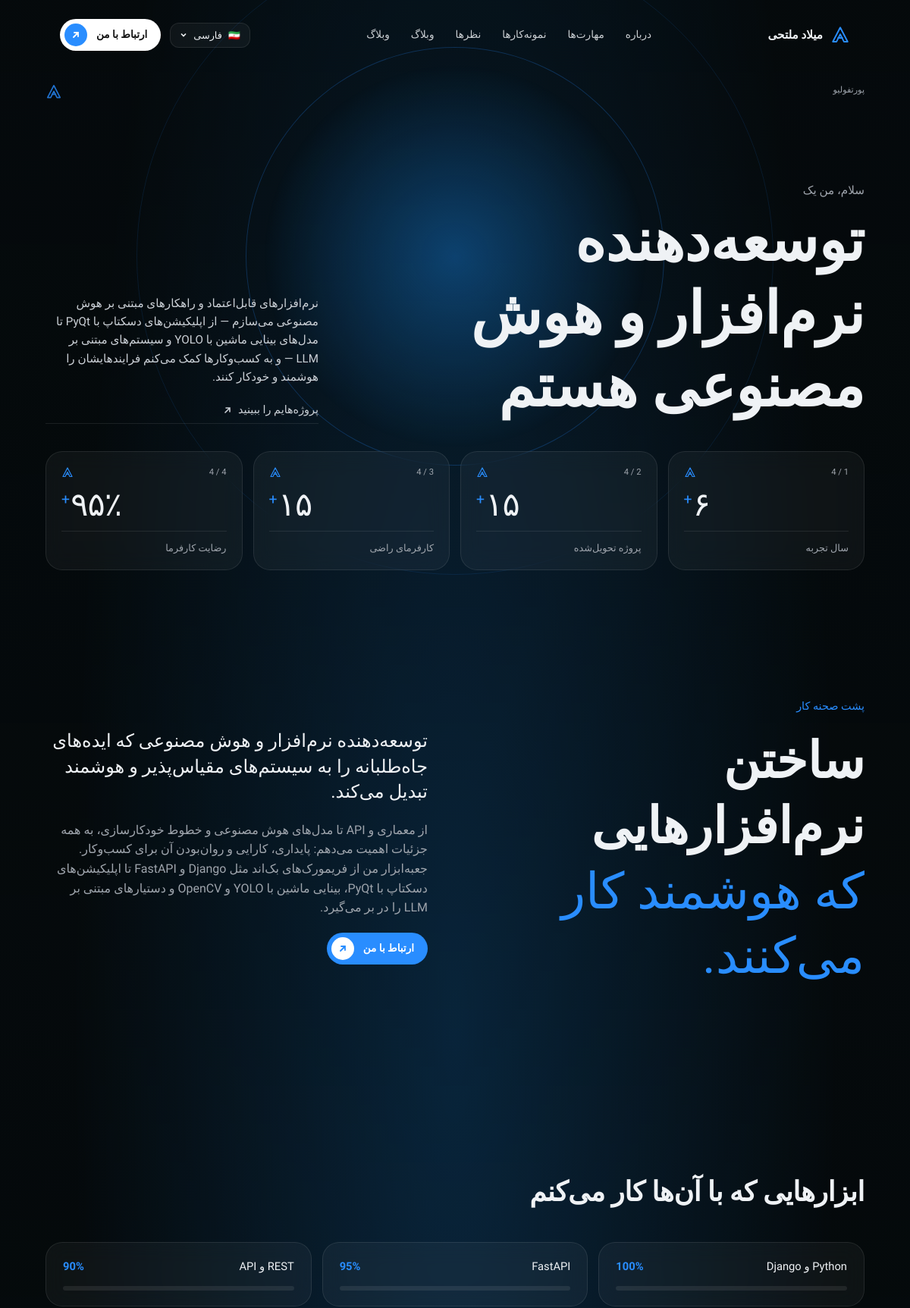
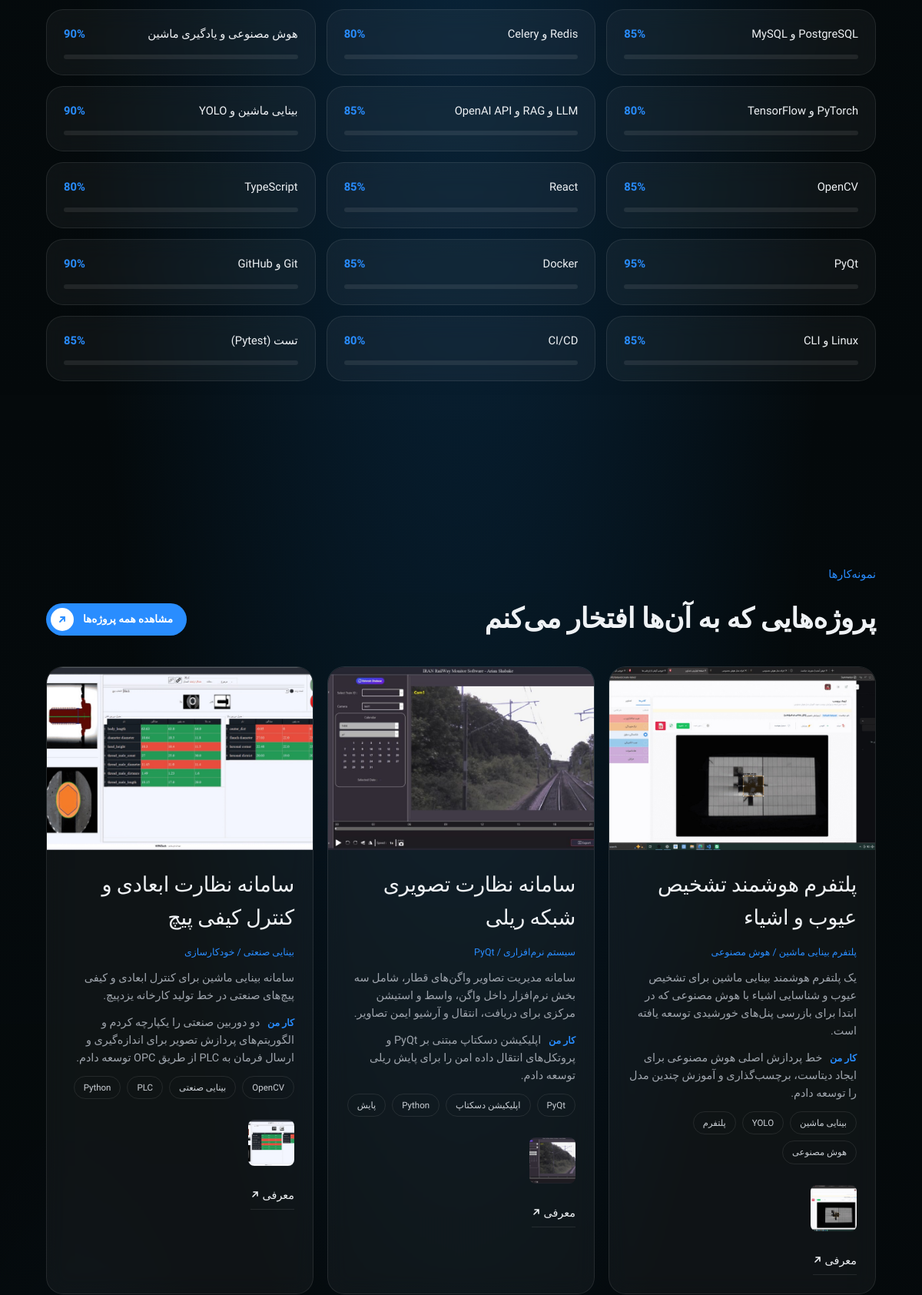
The app's page /fa/ (upper part) with its own data (2 pictures, top to bottom).
### portfolio/models.py (models this page shows, shortened)
class Bilingual(models.Model):
    class Meta:
        abstract = True
    def tr(self, name, lang):
        other = "en" if lang == "fa" else "fa"
        return getattr(self, f"{name}_{lang}") or getattr(self, f"{name}_{other}")

class Project(Bilingual):
    slug = models.SlugField("اسلاگ (آدرس)", unique=True)
    order = models.PositiveIntegerField("ترتیب", default=0)
    published = models.BooleanField("منتشر شده", default=True)
    image = models.ImageField("تصویر شاخص", upload_to="projects/", blank=True)
    link = models.URLField("لینک پروژه", blank=True)
    title_en = models.CharField("Title (EN)", max_length=120)
    title_fa = models.CharField("عنوان (فارسی)", max_length=120, blank=True)
    kind_en = models.CharField("Type (EN)", max_length=160, blank=True)
    kind_fa = models.CharField("نوع (فارسی)", max_length=160, blank=True)
    desc_en = models.TextField("Short description (EN)")
    desc_fa = models.TextField("توضیح کوتاه (فارسی)", blank=True)
    did_en = models.TextField("What I did (EN)", blank=True)
    did_fa = models.TextField("کار من (فارسی)", blank=True)
    body_en = models.TextField("Case study (EN)", blank=True, help_text="هر پاراگراف را با یک خط خالی جدا کنید")
    body_fa = models.TextField("شرح کامل (فارسی)", blank=True, help_text="هر پاراگراف را با یک خط خالی جدا کنید")
    tags_en = models.CharField("Tags (EN)", max_length=200, blank=True, help_text="با ویرگول جدا کنید")
    tags_fa = models.CharField("تگ‌ها (فارسی)", max_length=200, blank=True, help_text="با ویرگول فارسی یا انگلیسی جدا کنید")
    class Meta:
        ordering = ["order", "id"]
        verbose_name = "پروژه"
        verbose_name_plural = "پروژه‌ها"
    def tag_list(self, lang):
        raw = self.tr("tags", lang).replace("،", ",")
        return [t.strip() for t in raw.split(",") if t.strip()]

### portfolio/views.py (the view)
# urls.py: path("<str:lang>/", views.home, name="home"),
def home(request, lang):
    lang = _lang(lang)
    projects = [_project_card(p, lang, i) for i, p in enumerate(Project.objects.filter(published=True))]
    posts = [_post_card(p, lang) for p in Post.objects.filter(published=True)[:3]]
    return render(request, "portfolio/index.html",
                  _ctx(request, lang, "portfolio:home", projects=projects, posts=posts))

### portfolio/context_processors.py (called while the page is built)
def theme(request):
    return {"theme": getattr(settings, "SITE_THEME", "")}

### portfolio/views.py (called while the page is built)
def _lang(lang):
    if lang not in CONTENT:
        raise Http404
    return lang

def _ctx(request, lang, url_name, **kw):
    request.session["lang"] = lang
    return {
        "c": CONTENT[lang],
        "lang": lang,
        "dir": "rtl" if lang == "fa" else "ltr",
        "url_en": reverse(url_name, kwargs={**kw.get("kwargs", {}), "lang": "en"}),
        "url_fa": reverse(url_name, kwargs={**kw.get("kwargs", {}), "lang": "fa"}),
        **{k: v for k, v in kw.items() if k != "kwargs"},
    }

def _project_card(p, lang, i=0):
    main_image = p.image.url if p.image else None
    gallery_images = []
    for img in p.images.all():
        gallery_images.append({
            "url": img.image.url,
            "alt": img.alt_text_fa if lang == "fa" else img.alt_text_en
        })
    if not main_image and gallery_images:
        main_image = gallery_images[0]["url"]
    return {
        "title": p.tr("title", lang),
        "kind": p.tr("kind", lang),
        "desc": p.tr("desc", lang),
        "image": p.image.url if p.image else None,
        "did": p.tr("did", lang),
        "tags": p.tag_list(lang),
        "url": reverse("portfolio:project", args=[lang, p.slug]),
        "link": p.link,
        "image": main_image,
        "gallery": gallery_images,  # <--- لیست عکس‌ها اضافه شد
        "shade": i % 3 + 1,
    }

def _post_card(p, lang):
    return {
        "title": p.tr("title", lang),
        "excerpt": p.tr("excerpt", lang),
        "image": p.image.url if p.image else "",
        "date": p.created_at,
        "url": reverse("portfolio:post", args=[lang, p.slug]),
    }

### portfolio/templates/portfolio/index.html (shortened to what this page needs)
{% extends "portfolio/base.html" %}
{% load static %}
{% block content %}
<div class="bg-stage" aria-hidden="true">
  <div class="bg-layer" data-key="hero"    data-pos="center" style="--o:1">
    <img src="{% static 'portfolio/img/profile.png' %}" alt="" decoding="async"></div>
</div>
<main id="top">
<section class="hero" data-bg="hero">
  <p class="eyebrow tl">{{ c.hero.eyebrow }}</p>
  <span class="hero-mark">{% include "portfolio/_logo.html" with s=22 %}</span>
  <div class="portrait">
    <div class="ring r1"></div><div class="ring r2"></div>
  </div>
  <div class="hero-grid">
    <h1 class="hero-title">
      <small>{{ c.hero.hey }}</small>
      <span class="solid">{{ c.hero.line2 }}</span>
    </h1>
    <div class="hero-side">
      <p>{{ c.hero.text }}</p>
      <a href="#work" class="ulink">{{ c.hero.link }}
        <svg width="12" height="12" viewBox="0 0 12 12" fill="none" stroke="currentColor" stroke-width="1.6" stroke-linecap="round"><path d="M3 9 9 3M4 3h5v5"/></svg>
      </a>
    </div>
  </div>
  <div class="stats">
    {% for num, label in c.stats %}
    <article class="stat glass">
      <header><span>{{ forloop.counter }} / {{ c.stats|length }}</span>
        {% include "portfolio/_logo.html" with s=16 %}</header>
      <strong class="count" data-to="{{ num }}">{{ num }}<sup>+</sup></strong>
      <hr><p>{{ label }}</p>
    </article>
    {% endfor %}
  </div>
</section>
<section class="section about" id="about" data-bg="about">
  <p class="eyebrow">{{ c.about.eyebrow }}</p>
  <div class="about-grid">
    <h2 class="display">{{ c.about.title_a }}<br><em>{{ c.about.title_b }}</em></h2>
    <div class="about-text">
      <p class="lead">{{ c.about.lead }}</p>
      <p class="muted">{{ c.about.text }}</p>
      <a href="#contact" class="pill-btn small orange"><span>{{ c.about.cta }}</span>
        <i class="pill-ico light"><svg width="12" height="12" viewBox="0 0 12 12" fill="none" stroke="currentColor" stroke-width="1.8" stroke-linecap="round"><path d="M3 9 9 3M4 3h5v5"/></svg></i></a>
    </div>
  </div>
</section>
<section class="section" id="skills" data-bg="about">
  <h2 class="h2">{{ c.skills_title }}</h2>
  <div class="skills">
    {% for name, level in c.skills %}
    <div class="skill glass">
      <div class="skill-head"><span>{{ name }}</span><b>{{ level }}%</b></div>
      <div class="bar"><i style="--w:{{ level }}%"></i></div>
    </div>
    {% endfor %}
  </div>
</section>
<section class="section" id="work" data-bg="work">
  <p class="eyebrow">{{ c.work.eyebrow }}</p>
  <div style="display: flex; justify-content: space-between; align-items: center; flex-wrap: wrap; gap: 15px; margin-bottom: 2rem;">
    <h2 class="h2" style="margin: 0;">{{ c.work.title }}</h2>
    <a href="{% url 'portfolio:projects_list' lang=lang %}" class="pill-btn small orange">
      <span>{{ c.ui.all_projects|default:"مشاهده همه پروژه‌ها" }}</span>
      <i class="pill-ico light">
        <svg width="12" height="12" viewBox="0 0 12 12" fill="none" stroke="currentColor" stroke-width="1.8" stroke-linecap="round"><path d="M3 9 9 3M4 3h5v5"/></svg>
      </i>
    </a>
  </div>
  <div class="projects">
    {% for p in projects %}
    <article class="project glass">
      <a class="shot s{{ p.shade }}" href="{{ p.url }}" aria-label="{{ p.title }}">
        {% if p.image %}
            <img src="{{ p.image }}" alt="" loading="lazy">
        {% else %}
            <span>{{ p.title|slice:":1" }}</span>
        {% endif %}
      </a>
      <div class="project-body">
        <h3><a href="{{ p.url }}">{{ p.title }}</a></h3>
        <small class="kind">{{ p.kind }}</small>
        <p>{{ p.desc }}</p>
        <p class="did"><b>{{ c.work.label }}</b> {{ p.did }}</p>
        <ul class="tags">{% for t in p.tags %}<li>{{ t }}</li>{% endfor %}</ul>
        {% if p.gallery %}
        <div class="project-thumbnails" style="display: flex; gap: 8px; margin-top: 15px; flex-wrap: wrap;">
            {% for img in p.gallery %}
                <a href="{{ p.url }}" style="display: block; width: 60px; height: 60px; border-radius: 8px; overflow: hidden;">
                    <img src="{{ img.url }}" alt="{{ img.alt }}" style="width: 100%; height: 100%; object-fit: cover;">
                </a>
            {% endfor %}
        </div>
        {% endif %}
        <a href="{{ p.url }}" class="ulink" style="margin-top: 15px; display: inline-block;">{{ c.ui.overview }}
          <svg width="12" height="12" viewBox="0 0 12 12" fill="none" stroke="currentColor" stroke-width="1.6" stroke-linecap="round"><path d="M3 9 9 3M4 3h5v5"/></svg>
        </a>
      </div>
    </article>
    {% endfor %}
  </div>
</section>
</main>
{% endblock %}

### records on screen
Project: title "پلتفرم هوشمند تشخیص عیوب و اشیاء", kind "پلتفرم بینایی ماشین / هوش مصنوعی", desc "یک پلتفرم هوشمند بینایی ماشین برای تشخیص عیوب و شناسایی اشیاء با هوش مصنوعی که در ابتدا برای بازرسی پنل‌های خورشیدی توسعه یافته است.", did "خط پردازش اصلی هوش مصنوعی برای ایجاد دیتاست، برچسب‌گذاری و آموزش چندین مدل را توسعه دادم."
Project: title "سامانه نظارت تصویری شبکه ریلی", kind "سیستم نرم‌افزاری / PyQt", desc "سامانه مدیریت تصاویر واگن‌های قطار، شامل سه بخش نرم‌افزار داخل واگن، واسط و استیشن مرکزی برای دریافت، انتقال و آرشیو ایمن تصاویر.", did "اپلیکیشن دسکتاپ مبتنی بر PyQt و پروتکل‌های انتقال داده امن را برای پایش ریلی توسعه دادم."
Project: title "سامانه نظارت ابعادی و کنترل کیفی پیچ", kind "بینایی صنعتی / خودکارسازی", desc "سامانه بینایی ماشین برای کنترل ابعادی و کیفی پیچ‌های صنعتی در خط تولید کارخانه یزدپیچ.", did "دو دوربین صنعتی را یکپارچه کردم و الگوریتم‌های پردازش تصویر برای اندازه‌گیری و ارسال فرمان به PLC از طریق OPC توسعه دادم."

### other values on screen
{{ c.brand }} "میلاد ملتحی"
{{ label }} "درباره" "مهارت‌ها" "نمونه‌کارها" "نظرها" "وبلاگ"
{{ c.ui.blog }} "وبلاگ"
{{ c.flag }} "🇮🇷"
{{ c.lang_label }} "فارسی"
{{ c.cta }} "ارتباط با من"
{{ c.hero.eyebrow }} "پورتفولیو"
{{ c.hero.hey }} "سلام، من یک"
{{ c.hero.line2 }} "توسعه‌دهنده نرم‌افزار و هوش مصنوعی هستم"
{{ c.hero.link }} "پروژه‌هایم را ببینید"
{{ c.stats|length }} "4" "4" "4" "4"
{{ num }} "۶" "۱۵" "۱۵" "۹۵٪"
{{ label }} "سال تجربه" "پروژه تحویل‌شده" "کارفرمای راضی" "رضایت کارفرما"
{{ c.about.eyebrow }} "پشت صحنه کار"
{{ c.about.title_a }} "ساختن نرم‌افزارهایی"
